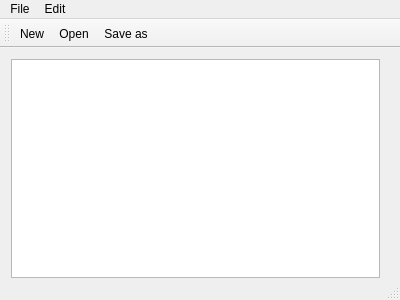
<?xml version="1.0" encoding="UTF-8"?>
<ui version="4.0">
 <class>MainWindow</class>
 <widget class="QMainWindow" name="MainWindow">
  <property name="geometry">
   <rect>
    <x>0</x>
    <y>0</y>
    <width>400</width>
    <height>300</height>
   </rect>
  </property>
  <property name="windowTitle">
   <string>MainWindow</string>
  </property>
  <widget class="QWidget" name="centralWidget">
   <widget class="QWidget" name="verticalLayoutWidget">
    <property name="geometry">
     <rect>
      <x>0</x>
      <y>0</y>
      <width>391</width>
      <height>241</height>
     </rect>
    </property>
    <layout class="QVBoxLayout" name="verticalLayout">
     <item>
      <widget class="QTextEdit" name="textEdit"/>
     </item>
    </layout>
   </widget>
  </widget>
  <widget class="QMenuBar" name="menuBar">
   <property name="geometry">
    <rect>
     <x>0</x>
     <y>0</y>
     <width>400</width>
     <height>21</height>
    </rect>
   </property>
   <widget class="QMenu" name="menuFile">
    <property name="title">
     <string>File</string>
    </property>
    <addaction name="actionNew"/>
    <addaction name="actionOpen"/>
    <addaction name="actionSave_as"/>
    <addaction name="actionPrint"/>
    <addaction name="actionExit"/>
   </widget>
   <widget class="QMenu" name="menuEdit">
    <property name="title">
     <string>Edit</string>
    </property>
    <addaction name="actionCopy"/>
    <addaction name="actionPaste"/>
    <addaction name="actionCut"/>
    <addaction name="actionUndo"/>
    <addaction name="actionRedo"/>
   </widget>
   <addaction name="menuFile"/>
   <addaction name="menuEdit"/>
  </widget>
  <widget class="QToolBar" name="mainToolBar">
   <attribute name="toolBarArea">
    <enum>TopToolBarArea</enum>
   </attribute>
   <attribute name="toolBarBreak">
    <bool>false</bool>
   </attribute>
   <addaction name="actionNew"/>
   <addaction name="actionOpen"/>
   <addaction name="actionSave_as"/>
  </widget>
  <widget class="QStatusBar" name="statusBar"/>
  <action name="actionNew">
   <property name="icon">
    <iconset resource="resources.qrc">
     <normaloff>:/imgs/Icons/New.bmp</normaloff>:/imgs/Icons/New.bmp</iconset>
   </property>
   <property name="text">
    <string>New</string>
   </property>
  </action>
  <action name="actionOpen">
   <property name="icon">
    <iconset resource="resources.qrc">
     <normaloff>:/imgs/Icons/Open.bmp</normaloff>:/imgs/Icons/Open.bmp</iconset>
   </property>
   <property name="text">
    <string>Open</string>
   </property>
  </action>
  <action name="actionSave_as">
   <property name="icon">
    <iconset resource="resources.qrc">
     <normaloff>:/imgs/Icons/Save.bmp</normaloff>:/imgs/Icons/Save.bmp</iconset>
   </property>
   <property name="text">
    <string>Save as</string>
   </property>
  </action>
  <action name="actionPrint">
   <property name="text">
    <string>Print</string>
   </property>
  </action>
  <action name="actionExit">
   <property name="text">
    <string>Exit</string>
   </property>
  </action>
  <action name="actionCopy">
   <property name="text">
    <string>Copy</string>
   </property>
  </action>
  <action name="actionPaste">
   <property name="text">
    <string>Paste</string>
   </property>
  </action>
  <action name="actionCut">
   <property name="text">
    <string>Cut</string>
   </property>
  </action>
  <action name="actionUndo">
   <property name="text">
    <string>Undo</string>
   </property>
  </action>
  <action name="actionRedo">
   <property name="text">
    <string>Redo</string>
   </property>
  </action>
 </widget>
 <layoutdefault spacing="6" margin="11"/>
 <resources>
  <include location="resources.qrc"/>
 </resources>
 <connections/>
</ui>
